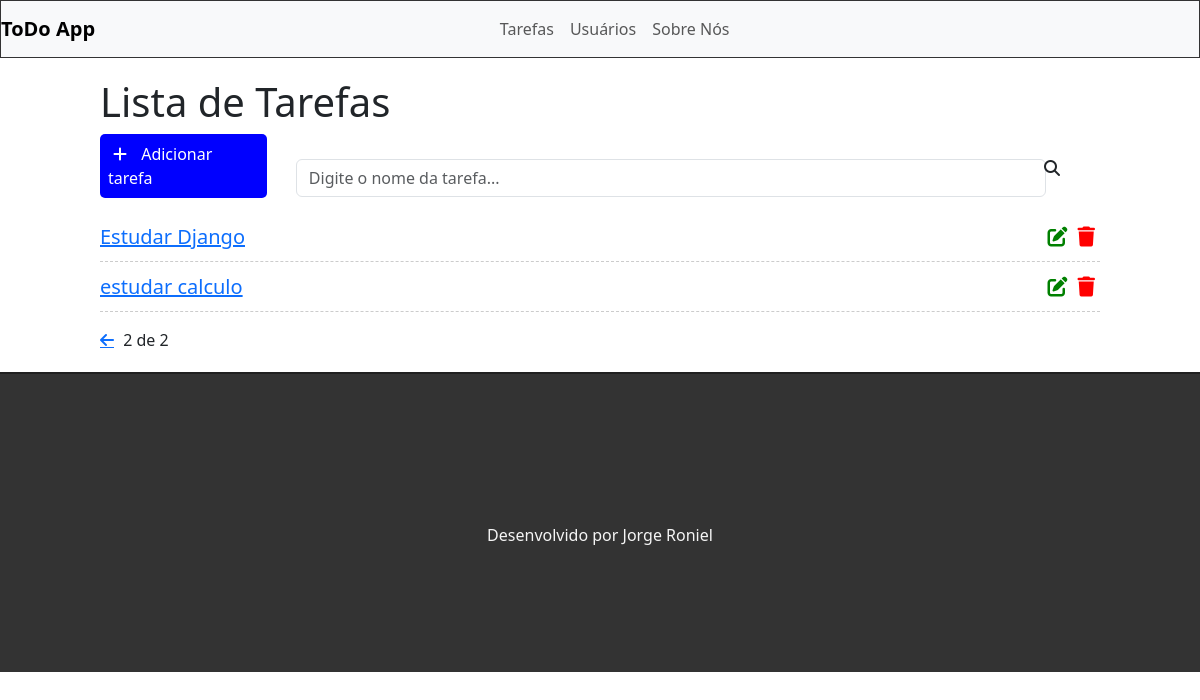
Page /?page=2 on the earlier database version.
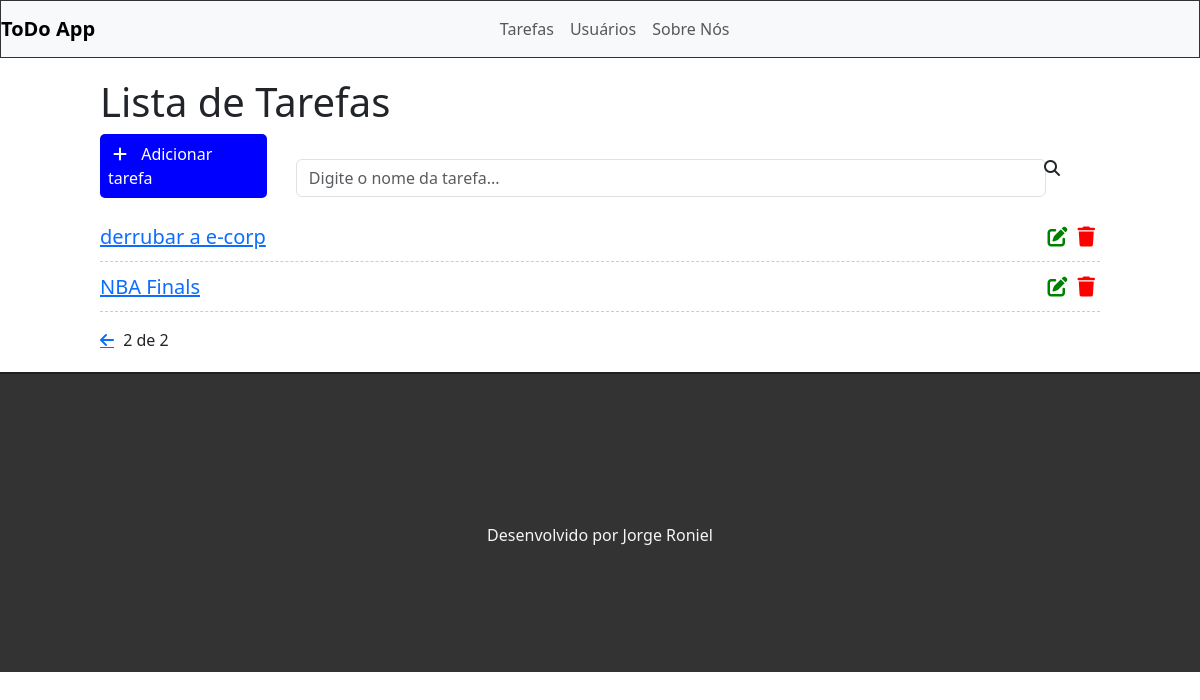
Same page on the later database version.
### task/models.py (models this page shows)
class Tarefa(models.Model):
    STATUS = (
        ('doing', 'Doing'),
        ('done', 'Done'),
    )
    titulo = models.CharField(max_length=255)
    descricao = models.TextField()
    done = models.CharField(max_length=5, choices=STATUS)
    data_criacao = models.DateTimeField(auto_now_add=True)
    data_update = models.DateTimeField(auto_now=True)

### task/views.py (the view)
# urls.py: path('', views.tasksList),
def tasksList(request):
    search = request.GET.get('search')
    if search:
        tasks = Tarefa.objects.filter(titulo__icontains=search)
    else:
        tasks_list = Tarefa.objects.all().order_by('-data_criacao')
        paginator = Paginator(tasks_list, 2)
        page = request.GET.get('page')
        tasks = paginator.get_page(page)
    return render(request, 'lista.html', {'tasks': tasks})

### task/Templates/lista.html (shortened to what this page needs)
{% extends 'model-page.html' %}
{% block content %}
    <div class="offset-1 col-10  list-div">
        <h1>Lista de Tarefas</h1>
        <a id="add-link" href="newtask/">
            <div class="col-2 add-div">
                <i class="fas fa-plus"></i> Adicionar tarefa
            </div>
        </a>
        <div class="col-9 search-div">
            <form method="GET" id="search-form">
                <input class="form-control" type="text" id="search" name="search" placeholder="Digite o nome da tarefa..." value="{{request.GET.search}}">
                <i class="fas fa-search" id="search-btn"></i>
            </form>
        </div>
        <ul class="task-list">
            {% for task in tasks %}
                <li class="task-item">
                    <span><a href="/task/{{task.id}}">{{task.titulo}}</a></span>
                    <a href="delete/{{task.id}}" id="deleteBtn"><span><i class="fas fa-trash"></i></span></a>
                    <a href="edit/{{task.id}}"><span><i class="fas fa-edit"></i></span></a>
                </li>
            {% endfor %}
        </ul>
        <div class="pagination">
            <span class="step-links">
                {% if tasks.has_previous %}
                    <a href="?page={{tasks.previous_page_number}}" class="fas fa-arrow-left"></a>
                {% endif %}
                {% if tasks.paginator.num_pages %}
                <span class="current">
                    {{tasks.number}} de {{tasks.paginator.num_pages}}
                </span>
                {% endif %}
            </span>
        </div>
    </div>
{% endblock %}

Differences in the rows shown:
removed Tarefa: titulo "Estudar Django"
removed Tarefa: titulo "estudar calculo"
added Tarefa: titulo "derrubar a e-corp"
added Tarefa: titulo "NBA Finals"
